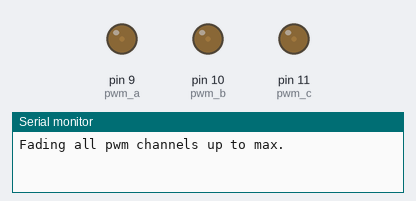
Simulated run of this sketch. Board: Arduino Uno, built with avr-gcc and run on an emulated ATmega328P. Parts: output pins drawn as LEDs (lit = HIGH), the last lines printed to the serial monitor.

Above: at 0.15 s.
At 2.6 s:
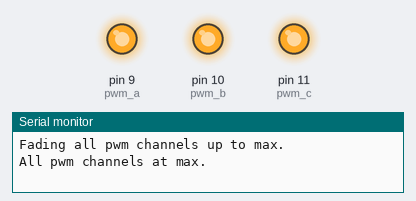
At 9.09 s:
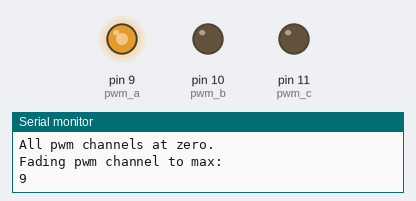
At 16.9 s:
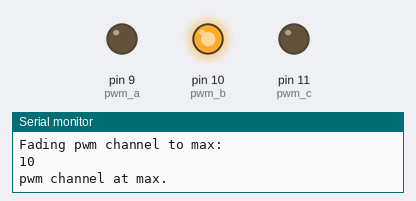
At 24.0 s:
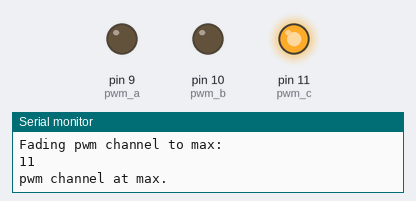
At 38.3 s:
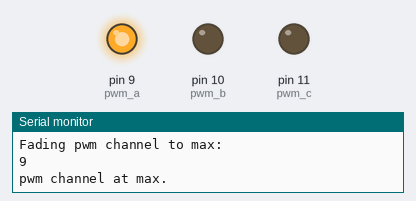
Timing chart, 0 to 40.0 s (numbered marks = the images above):
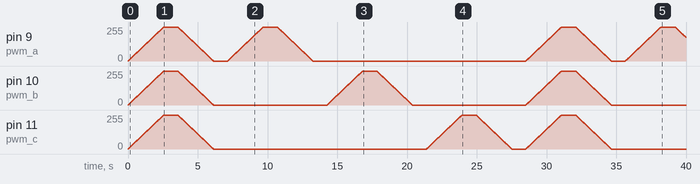

The sketch:

RGBAnalogCycleWithSerial.ino
```cpp
  int pwm_a = 9;
  int pwm_b = 10;
  int pwm_c = 11;
  int i;

  void setup()
  {
  pinMode(pwm_a, OUTPUT);
  pinMode(pwm_b, OUTPUT);
  pinMode(pwm_c, OUTPUT);

  Serial.begin(9600);
  }

  void loop()
  {
  //
  //fade all channels up and down.
  //
  Serial.println("Fading all pwm channels up to max.");
  for (i=0; i<=255; i++)
  {
  analogWrite(pwm_a, i);
  analogWrite(pwm_b, i);
  analogWrite(pwm_c, i);

  delay(10);
  }

  Serial.println("All pwm channels at max.");
  delay(1000);
  Serial.println("Fading all channels to 0");

  for (i=255; i>=0; i--)
  {
  analogWrite(pwm_a, i);
  analogWrite(pwm_b, i);
  analogWrite(pwm_c, i);

  delay(10);
  }

  Serial.println("All pwm channels at zero.");
  delay(1000);

  fade_channel(pwm_a);
  fade_channel(pwm_b);
  fade_channel(pwm_c);
  }

  void fade_channel(int channel)
  {
  Serial.println("Fading pwm channel to max: ");
  Serial.println(channel);

  for (i=0; i<=255; i++)
  {
  analogWrite(channel, i);
  delay(10);
  }

  Serial.println("pwm channel at max.");
  delay(1000);
  Serial.println("fading down.");

  for (i=255; i>=0; i--)
  {
  analogWrite(channel, i);
  delay(10);
  }

  Serial.println("pwm channel at 0.");
  delay(1000);
  }
```
